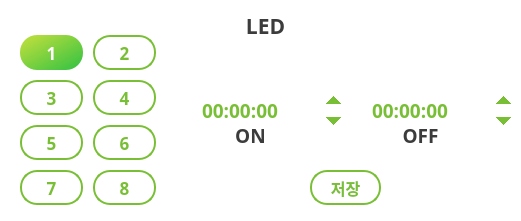
      <widget class="QFrame" name="frame_10">
       <property name="geometry">
        <rect>
         <x>180</x>
         <y>10</y>
         <width>521</width>
         <height>221</height>
        </rect>
       </property>
       <property name="styleSheet">
        <string notr="true">border:transparent;
background:transparent</string>
       </property>
       <property name="frameShape">
        <enum>QFrame::StyledPanel</enum>
       </property>
       <property name="frameShadow">
        <enum>QFrame::Raised</enum>
       </property>
       <widget class="QLabel" name="label_52">
        <property name="geometry">
         <rect>
          <x>225</x>
          <y>120</y>
          <width>51</width>
          <height>31</height>
         </rect>
        </property>
        <property name="font">
         <font>
          <family>나눔스퀘어 Bold</family>
          <pointsize>14</pointsize>
          <weight>75</weight>
          <bold>true</bold>
         </font>
        </property>
        <property name="styleSheet">
         <string notr="true">background:transparent;
color:rgb(60,60,60)</string>
        </property>
        <property name="text">
         <string>ON</string>
        </property>
        <property name="alignment">
         <set>Qt::AlignCenter</set>
        </property>
       </widget>
       <widget class="QLabel" name="label_53">
        <property name="geometry">
         <rect>
          <x>395</x>
          <y>120</y>
          <width>51</width>
          <height>31</height>
         </rect>
        </property>
        <property name="font">
         <font>
          <family>나눔스퀘어 Bold</family>
          <pointsize>14</pointsize>
          <weight>75</weight>
          <bold>true</bold>
         </font>
        </property>
        <property name="styleSheet">
         <string notr="true">background:transparent;
color:rgb(60,60,60)</string>
        </property>
        <property name="text">
         <string>OFF</string>
        </property>
        <property name="alignment">
         <set>Qt::AlignCenter</set>
        </property>
       </widget>
       <widget class="QTimeEdit" name="led_off_at">
        <property name="geometry">
         <rect>
          <x>370</x>
          <y>90</y>
          <width>151</width>
          <height>41</height>
         </rect>
        </property>
        <property name="font">
         <font>
          <family>맑은 고딕</family>
          <pointsize>14</pointsize>
          <weight>75</weight>
          <bold>true</bold>
         </font>
        </property>
        <property name="styleSheet">
         <string notr="true">QTimeEdit{
color:rgb(121,191,53);
selection-color : rgb(121,191,53);
selection-background-color : white;
}
QTimeEdit::down-button {
color:rgb(121,191,53);
width: 35px;
}
QTimeEdit::up-button {
color:rgb(121,191,53);
width: 35px;
}</string>
        </property>
       </widget>
       <widget class="QPushButton" name="save_led_time">
        <property name="geometry">
         <rect>
          <x>310</x>
          <y>170</y>
          <width>71</width>
          <height>35</height>
         </rect>
        </property>
        <property name="font">
         <font>
          <family>나눔고딕</family>
          <pointsize>12</pointsize>
          <weight>75</weight>
          <bold>true</bold>
         </font>
        </property>
        <property name="styleSheet">
         <string notr="true">QPushButton{border-radius : 17px;
border : 2px solid rgb(121,191,53);
color:rgb(121,191,53);
background-color:white;}
QPushButton:pressed{
border-radius : 17px;
border : 2px solid rgb(130,255,75);
border:transparent;
background-color:qlineargradient(spread:pad, x1:0.15, y1:0.15, x2:1, y2:1, stop:0 rgba(177, 220, 61, 255), stop:1 rgba(41, 191, 61, 247));
color:white;
}
</string>
        </property>
        <property name="text">
         <string>저장</string>
        </property>
        <property name="checkable">
         <bool>true</bool>
        </property>
       </widget>
       <widget class="QTimeEdit" name="led_on_at">
        <property name="geometry">
         <rect>
          <x>200</x>
          <y>90</y>
          <width>151</width>
          <height>41</height>
         </rect>
        </property>
        <property name="font">
         <font>
          <family>맑은 고딕</family>
          <pointsize>14</pointsize>
          <weight>75</weight>
          <bold>true</bold>
         </font>
        </property>
        <property name="styleSheet">
         <string notr="true">QTimeEdit{
color:rgb(121,191,53);
selection-background-color : white;
selection-color : rgb(121,191,53);
}
QTimeEdit::down-button {
color:rgb(121,191,53);
width: 35px;
}
QTimeEdit::up-button {
color:rgb(121,191,53);
width: 35px;
}</string>
        </property>
       </widget>
       <widget class="QLabel" name="label_89">
        <property name="geometry">
         <rect>
          <x>240</x>
          <y>10</y>
          <width>51</width>
          <height>31</height>
         </rect>
        </property>
        <property name="font">
         <font>
          <family>나눔스퀘어 Bold</family>
          <pointsize>16</pointsize>
          <weight>75</weight>
          <bold>true</bold>
         </font>
        </property>
        <property name="styleSheet">
         <string notr="true">background:transparent;
color:rgb(60,60,60)</string>
        </property>
        <property name="text">
         <string>LED</string>
        </property>
        <property name="alignment">
         <set>Qt::AlignCenter</set>
        </property>
       </widget>
       <widget class="QGraphicsView" name="graphicsView_57">
        <property name="geometry">
         <rect>
          <x>355</x>
          <y>50</y>
          <width>127</width>
          <height>127</height>
         </rect>
        </property>
        <property name="styleSheet">
         <string notr="true">background:url(:/img/resources/green_o.png);
border:transparent</string>
        </property>
       </widget>
       <widget class="QGraphicsView" name="graphicsView_58">
        <property name="geometry">
         <rect>
          <x>188</x>
          <y>50</y>
          <width>127</width>
          <height>127</height>
         </rect>
        </property>
        <property name="styleSheet">
         <string notr="true">background:url(:/img/resources/green_o.png);
border:transparent</string>
        </property>
       </widget>
       <widget class="QGroupBox" name="groupBox_2">
        <property name="geometry">
         <rect>
          <x>20</x>
          <y>20</y>
          <width>151</width>
          <height>191</height>
         </rect>
        </property>
        <property name="title">
         <string/>
        </property>
        <widget class="QPushButton" name="led8">
         <property name="geometry">
          <rect>
           <x>73</x>
           <y>150</y>
           <width>63</width>
           <height>35</height>
          </rect>
         </property>
         <property name="font">
          <font>
           <family>나눔스퀘어 Bold</family>
           <pointsize>13</pointsize>
           <weight>75</weight>
           <bold>true</bold>
          </font>
         </property>
         <property name="styleSheet">
          <string notr="true">QPushButton{border-radius : 17px;
border : 2px solid rgb(121,191,53);
color:rgb(121,191,53);
background-color:white;}
QPushButton:checked {
border-radius : 17px;
border : 2px solid rgb(130,255,75);
border:transparent;
background-color:qlineargradient(spread:pad, x1:0.15, y1:0.15, x2:1, y2:1, stop:0 rgba(177, 220, 61, 255), stop:1 rgba(41, 191, 61, 247));
color:white;
}
</string>
         </property>
         <property name="text">
          <string>8</string>
         </property>
         <property name="checkable">
          <bool>true</bool>
         </property>
         <property name="checked">
          <bool>false</bool>
         </property>
         <property name="autoExclusive">
          <bool>true</bool>
         </property>
        </widget>
        <widget class="QPushButton" name="led1">
         <property name="geometry">
          <rect>
           <x>0</x>
           <y>15</y>
           <width>63</width>
           <height>35</height>
          </rect>
         </property>
         <property name="font">
          <font>
           <family>나눔스퀘어 Bold</family>
           <pointsize>13</pointsize>
           <weight>75</weight>
           <bold>true</bold>
          </font>
         </property>
         <property name="styleSheet">
          <string notr="true">QPushButton{border-radius : 17px;
border : 2px solid rgb(121,191,53);
color:rgb(121,191,53);
background-color:white;}
QPushButton:checked {
border-radius : 17px;
border : 2px solid rgb(130,255,75);
border:transparent;
background-color:qlineargradient(spread:pad, x1:0.15, y1:0.15, x2:1, y2:1, stop:0 rgba(177, 220, 61, 255), stop:1 rgba(41, 191, 61, 247));
color:white;
}
</string>
         </property>
         <property name="text">
          <string>1</string>
         </property>
         <property name="checkable">
          <bool>true</bool>
         </property>
         <property name="checked">
          <bool>true</bool>
         </property>
         <property name="autoExclusive">
          <bool>true</bool>
         </property>
        </widget>
        <widget class="QPushButton" name="led4">
         <property name="geometry">
          <rect>
           <x>73</x>
           <y>60</y>
           <width>63</width>
           <height>35</height>
          </rect>
         </property>
         <property name="font">
          <font>
           <family>나눔스퀘어 Bold</family>
           <pointsize>13</pointsize>
           <weight>75</weight>
           <bold>true</bold>
          </font>
         </property>
         <property name="styleSheet">
          <string notr="true">QPushButton{border-radius : 17px;
border : 2px solid rgb(121,191,53);
color:rgb(121,191,53);
background-color:white;}
QPushButton:checked {
border-radius : 17px;
border : 2px solid rgb(130,255,75);
border:transparent;
background-color:qlineargradient(spread:pad, x1:0.15, y1:0.15, x2:1, y2:1, stop:0 rgba(177, 220, 61, 255), stop:1 rgba(41, 191, 61, 247));
color:white;
}
</string>
         </property>
         <property name="text">
          <string>4</string>
         </property>
         <property name="checkable">
          <bool>true</bool>
         </property>
         <property name="checked">
          <bool>false</bool>
         </property>
         <property name="autoExclusive">
          <bool>true</bool>
         </property>
        </widget>
        <widget class="QPushButton" name="led5">
         <property name="geometry">
          <rect>
           <x>0</x>
           <y>105</y>
           <width>63</width>
           <height>35</height>
          </rect>
         </property>
         <property name="font">
          <font>
           <family>나눔스퀘어 Bold</family>
           <pointsize>13</pointsize>
           <weight>75</weight>
           <bold>true</bold>
          </font>
         </property>
         <property name="styleSheet">
          <string notr="true">QPushButton{border-radius : 17px;
border : 2px solid rgb(121,191,53);
color:rgb(121,191,53);
background-color:white;}
QPushButton:checked {
border-radius : 17px;
border : 2px solid rgb(130,255,75);
border:transparent;
background-color:qlineargradient(spread:pad, x1:0.15, y1:0.15, x2:1, y2:1, stop:0 rgba(177, 220, 61, 255), stop:1 rgba(41, 191, 61, 247));
color:white;
}
</string>
         </property>
         <property name="text">
          <string>5</string>
         </property>
         <property name="checkable">
          <bool>true</bool>
         </property>
         <property name="checked">
          <bool>false</bool>
         </property>
         <property name="autoExclusive">
          <bool>true</bool>
         </property>
        </widget>
        <widget class="QPushButton" name="led3">
         <property name="geometry">
          <rect>
           <x>0</x>
           <y>60</y>
           <width>63</width>
           <height>35</height>
          </rect>
         </property>
         <property name="font">
          <font>
           <family>나눔스퀘어 Bold</family>
           <pointsize>13</pointsize>
           <weight>75</weight>
           <bold>true</bold>
          </font>
         </property>
         <property name="styleSheet">
          <string notr="true">QPushButton{border-radius : 17px;
border : 2px solid rgb(121,191,53);
color:rgb(121,191,53);
background-color:white;}
QPushButton:checked {
border-radius : 17px;
border : 2px solid rgb(130,255,75);
border:transparent;
background-color:qlineargradient(spread:pad, x1:0.15, y1:0.15, x2:1, y2:1, stop:0 rgba(177, 220, 61, 255), stop:1 rgba(41, 191, 61, 247));
color:white;
}
</string>
         </property>
         <property name="text">
          <string>3</string>
         </property>
         <property name="checkable">
          <bool>true</bool>
         </property>
         <property name="checked">
          <bool>false</bool>
         </property>
         <property name="autoExclusive">
          <bool>true</bool>
         </property>
        </widget>
        <widget class="QPushButton" name="led7">
         <property name="geometry">
          <rect>
           <x>0</x>
           <y>150</y>
           <width>63</width>
           <height>35</height>
          </rect>
         </property>
         <property name="font">
          <font>
           <family>나눔스퀘어 Bold</family>
           <pointsize>13</pointsize>
           <weight>75</weight>
           <bold>true</bold>
          </font>
         </property>
         <property name="styleSheet">
          <string notr="true">QPushButton{border-radius : 17px;
border : 2px solid rgb(121,191,53);
color:rgb(121,191,53);
background-color:white;}
QPushButton:checked {
border-radius : 17px;
border : 2px solid rgb(130,255,75);
border:transparent;
background-color:qlineargradient(spread:pad, x1:0.15, y1:0.15, x2:1, y2:1, stop:0 rgba(177, 220, 61, 255), stop:1 rgba(41, 191, 61, 247));
color:white;
}
</string>
         </property>
         <property name="text">
          <string>7</string>
         </property>
         <property name="checkable">
          <bool>true</bool>
         </property>
         <property name="checked">
          <bool>false</bool>
         </property>
         <property name="autoExclusive">
          <bool>true</bool>
         </property>
        </widget>
        <widget class="QPushButton" name="led2">
         <property name="geometry">
          <rect>
           <x>73</x>
           <y>15</y>
           <width>63</width>
           <height>35</height>
          </rect>
         </property>
         <property name="font">
          <font>
           <family>나눔스퀘어 Bold</family>
           <pointsize>13</pointsize>
           <weight>75</weight>
           <bold>true</bold>
          </font>
         </property>
         <property name="styleSheet">
          <string notr="true">QPushButton{border-radius : 17px;
border : 2px solid rgb(121,191,53);
color:rgb(121,191,53);
background-color:white;}
QPushButton:checked {
border-radius : 17px;
border : 2px solid rgb(130,255,75);
border:transparent;
background-color:qlineargradient(spread:pad, x1:0.15, y1:0.15, x2:1, y2:1, stop:0 rgba(177, 220, 61, 255), stop:1 rgba(41, 191, 61, 247));
color:white;
}
</string>
         </property>
         <property name="text">
          <string>2</string>
         </property>
         <property name="checkable">
          <bool>true</bool>
         </property>
         <property name="checked">
          <bool>false</bool>
         </property>
         <property name="autoExclusive">
          <bool>true</bool>
         </property>
        </widget>
        <widget class="QPushButton" name="led6">
         <property name="geometry">
          <rect>
           <x>73</x>
           <y>105</y>
           <width>63</width>
           <height>35</height>
          </rect>
         </property>
         <property name="font">
          <font>
           <family>나눔스퀘어 Bold</family>
           <pointsize>13</pointsize>
           <weight>75</weight>
           <bold>true</bold>
          </font>
         </property>
         <property name="styleSheet">
          <string notr="true">QPushButton{border-radius : 17px;
border : 2px solid rgb(121,191,53);
color:rgb(121,191,53);
background-color:white;}
QPushButton:checked {
border-radius : 17px;
border : 2px solid rgb(130,255,75);
border:transparent;
background-color:qlineargradient(spread:pad, x1:0.15, y1:0.15, x2:1, y2:1, stop:0 rgba(177, 220, 61, 255), stop:1 rgba(41, 191, 61, 247));
color:white;
}
</string>
         </property>
         <property name="text">
          <string>6</string>
         </property>
         <property name="checkable">
          <bool>true</bool>
         </property>
         <property name="checked">
          <bool>false</bool>
         </property>
         <property name="autoExclusive">
          <bool>true</bool>
         </property>
        </widget>
       </widget>
       <zorder>graphicsView_57</zorder>
       <zorder>graphicsView_58</zorder>
       <zorder>label_52</zorder>
       <zorder>label_53</zorder>
       <zorder>led_off_at</zorder>
       <zorder>save_led_time</zorder>
       <zorder>led_on_at</zorder>
       <zorder>label_89</zorder>
       <zorder>groupBox_2</zorder>
      </widget>
